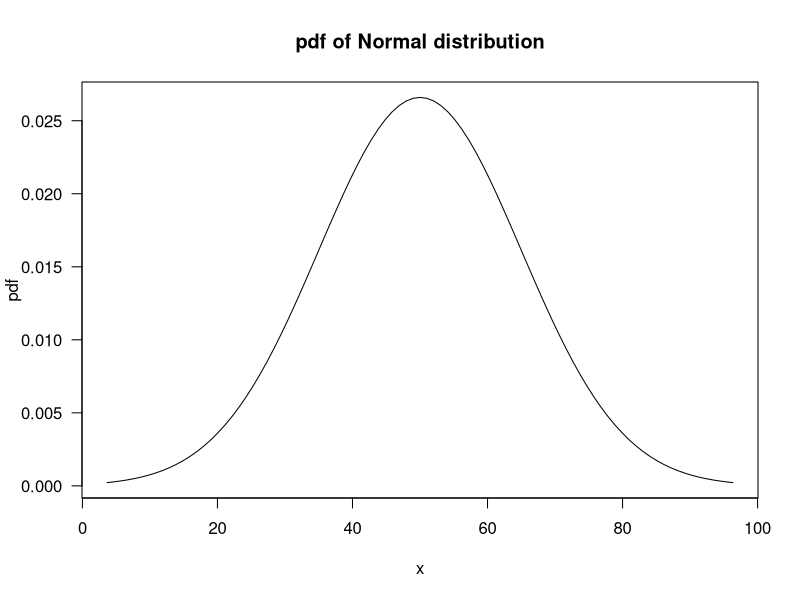
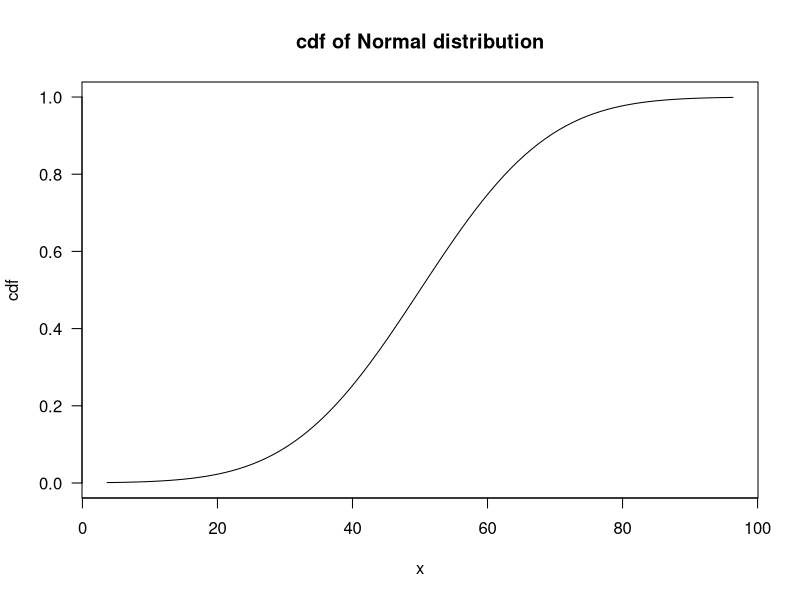

Recreate these plots in R, in order.
mu = 50 ## The mean
sd = 15## The standard deviation
L <- 91 ## The number of points to use in the plotting-vector.
lower_quantile <- 0.001 ## Where to start.
upper_quantile <- 0.999 ## Where to end.
x_lower <- qnorm(p = lower_quantile, mean = mu, sd = sd) ## Lower end of our plot
x_upper <- qnorm(p = upper_quantile, mean = mu, sd = sd) ## Upper end of our plot
x <- seq(from = x_lower, to = x_upper, length.out = L) ## First axis of plot.
pdf <- dnorm(x = x, mean = mu, sd = sd) ## Second axis of plot for pdf.
cdf <- pnorm(q = x, mean = mu, sd = sd) ## Second axis of plot for cdf.
## Inspect the pdf and cdf.
plot(x = x, y = pdf, type = "l", las = 1, main = "pdf of Normal distribution")
plot(x = x, y = cdf, type = "l", las = 1, main = "cdf of Normal distribution")